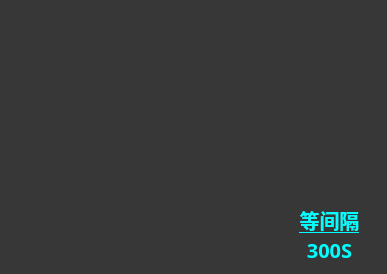
    <widget class="QFrame" name="frame_left">
     <property name="geometry">
      <rect>
       <x>-1</x>
       <y>-3</y>
       <width>387</width>
       <height>274</height>
      </rect>
     </property>
     <property name="palette">
      <palette>
       <active>
        <colorrole role="WindowText">
         <brush brushstyle="SolidPattern">
          <color alpha="255">
           <red>255</red>
           <green>255</green>
           <blue>255</blue>
          </color>
         </brush>
        </colorrole>
        <colorrole role="Button">
         <brush brushstyle="SolidPattern">
          <color alpha="255">
           <red>55</red>
           <green>55</green>
           <blue>55</blue>
          </color>
         </brush>
        </colorrole>
        <colorrole role="Light">
         <brush brushstyle="SolidPattern">
          <color alpha="255">
           <red>82</red>
           <green>82</green>
           <blue>82</blue>
          </color>
         </brush>
        </colorrole>
        <colorrole role="Midlight">
         <brush brushstyle="SolidPattern">
          <color alpha="255">
           <red>68</red>
           <green>68</green>
           <blue>68</blue>
          </color>
         </brush>
        </colorrole>
        <colorrole role="Dark">
         <brush brushstyle="SolidPattern">
          <color alpha="255">
           <red>27</red>
           <green>27</green>
           <blue>27</blue>
          </color>
         </brush>
        </colorrole>
        <colorrole role="Mid">
         <brush brushstyle="SolidPattern">
          <color alpha="255">
           <red>36</red>
           <green>36</green>
           <blue>36</blue>
          </color>
         </brush>
        </colorrole>
        <colorrole role="Text">
         <brush brushstyle="SolidPattern">
          <color alpha="255">
           <red>255</red>
           <green>255</green>
           <blue>255</blue>
          </color>
         </brush>
        </colorrole>
        <colorrole role="BrightText">
         <brush brushstyle="SolidPattern">
          <color alpha="255">
           <red>255</red>
           <green>255</green>
           <blue>255</blue>
          </color>
         </brush>
        </colorrole>
        <colorrole role="ButtonText">
         <brush brushstyle="SolidPattern">
          <color alpha="255">
           <red>255</red>
           <green>255</green>
           <blue>255</blue>
          </color>
         </brush>
        </colorrole>
        <colorrole role="Base">
         <brush brushstyle="SolidPattern">
          <color alpha="255">
           <red>0</red>
           <green>0</green>
           <blue>0</blue>
          </color>
         </brush>
        </colorrole>
        <colorrole role="Window">
         <brush brushstyle="SolidPattern">
          <color alpha="255">
           <red>55</red>
           <green>55</green>
           <blue>55</blue>
          </color>
         </brush>
        </colorrole>
        <colorrole role="Shadow">
         <brush brushstyle="SolidPattern">
          <color alpha="255">
           <red>0</red>
           <green>0</green>
           <blue>0</blue>
          </color>
         </brush>
        </colorrole>
        <colorrole role="AlternateBase">
         <brush brushstyle="SolidPattern">
          <color alpha="255">
           <red>27</red>
           <green>27</green>
           <blue>27</blue>
          </color>
         </brush>
        </colorrole>
        <colorrole role="ToolTipBase">
         <brush brushstyle="SolidPattern">
          <color alpha="255">
           <red>255</red>
           <green>255</green>
           <blue>220</blue>
          </color>
         </brush>
        </colorrole>
        <colorrole role="ToolTipText">
         <brush brushstyle="SolidPattern">
          <color alpha="255">
           <red>0</red>
           <green>0</green>
           <blue>0</blue>
          </color>
         </brush>
        </colorrole>
       </active>
       <inactive>
        <colorrole role="WindowText">
         <brush brushstyle="SolidPattern">
          <color alpha="255">
           <red>255</red>
           <green>255</green>
           <blue>255</blue>
          </color>
         </brush>
        </colorrole>
        <colorrole role="Button">
         <brush brushstyle="SolidPattern">
          <color alpha="255">
           <red>55</red>
           <green>55</green>
           <blue>55</blue>
          </color>
         </brush>
        </colorrole>
        <colorrole role="Light">
         <brush brushstyle="SolidPattern">
          <color alpha="255">
           <red>82</red>
           <green>82</green>
           <blue>82</blue>
          </color>
         </brush>
        </colorrole>
        <colorrole role="Midlight">
         <brush brushstyle="SolidPattern">
          <color alpha="255">
           <red>68</red>
           <green>68</green>
           <blue>68</blue>
          </color>
         </brush>
        </colorrole>
        <colorrole role="Dark">
         <brush brushstyle="SolidPattern">
          <color alpha="255">
           <red>27</red>
           <green>27</green>
           <blue>27</blue>
          </color>
         </brush>
        </colorrole>
        <colorrole role="Mid">
         <brush brushstyle="SolidPattern">
          <color alpha="255">
           <red>36</red>
           <green>36</green>
           <blue>36</blue>
          </color>
         </brush>
        </colorrole>
        <colorrole role="Text">
         <brush brushstyle="SolidPattern">
          <color alpha="255">
           <red>255</red>
           <green>255</green>
           <blue>255</blue>
          </color>
         </brush>
        </colorrole>
        <colorrole role="BrightText">
         <brush brushstyle="SolidPattern">
          <color alpha="255">
           <red>255</red>
           <green>255</green>
           <blue>255</blue>
          </color>
         </brush>
        </colorrole>
        <colorrole role="ButtonText">
         <brush brushstyle="SolidPattern">
          <color alpha="255">
           <red>255</red>
           <green>255</green>
           <blue>255</blue>
          </color>
         </brush>
        </colorrole>
        <colorrole role="Base">
         <brush brushstyle="SolidPattern">
          <color alpha="255">
           <red>0</red>
           <green>0</green>
           <blue>0</blue>
          </color>
         </brush>
        </colorrole>
        <colorrole role="Window">
         <brush brushstyle="SolidPattern">
          <color alpha="255">
           <red>55</red>
           <green>55</green>
           <blue>55</blue>
          </color>
         </brush>
        </colorrole>
        <colorrole role="Shadow">
         <brush brushstyle="SolidPattern">
          <color alpha="255">
           <red>0</red>
           <green>0</green>
           <blue>0</blue>
          </color>
         </brush>
        </colorrole>
        <colorrole role="AlternateBase">
         <brush brushstyle="SolidPattern">
          <color alpha="255">
           <red>27</red>
           <green>27</green>
           <blue>27</blue>
          </color>
         </brush>
        </colorrole>
        <colorrole role="ToolTipBase">
         <brush brushstyle="SolidPattern">
          <color alpha="255">
           <red>255</red>
           <green>255</green>
           <blue>220</blue>
          </color>
         </brush>
        </colorrole>
        <colorrole role="ToolTipText">
         <brush brushstyle="SolidPattern">
          <color alpha="255">
           <red>0</red>
           <green>0</green>
           <blue>0</blue>
          </color>
         </brush>
        </colorrole>
       </inactive>
       <disabled>
        <colorrole role="WindowText">
         <brush brushstyle="SolidPattern">
          <color alpha="255">
           <red>27</red>
           <green>27</green>
           <blue>27</blue>
          </color>
         </brush>
        </colorrole>
        <colorrole role="Button">
         <brush brushstyle="SolidPattern">
          <color alpha="255">
           <red>55</red>
           <green>55</green>
           <blue>55</blue>
          </color>
         </brush>
        </colorrole>
        <colorrole role="Light">
         <brush brushstyle="SolidPattern">
          <color alpha="255">
           <red>82</red>
           <green>82</green>
           <blue>82</blue>
          </color>
         </brush>
        </colorrole>
        <colorrole role="Midlight">
         <brush brushstyle="SolidPattern">
          <color alpha="255">
           <red>68</red>
           <green>68</green>
           <blue>68</blue>
          </color>
         </brush>
        </colorrole>
        <colorrole role="Dark">
         <brush brushstyle="SolidPattern">
          <color alpha="255">
           <red>27</red>
           <green>27</green>
           <blue>27</blue>
          </color>
         </brush>
        </colorrole>
        <colorrole role="Mid">
         <brush brushstyle="SolidPattern">
          <color alpha="255">
           <red>36</red>
           <green>36</green>
           <blue>36</blue>
          </color>
         </brush>
        </colorrole>
        <colorrole role="Text">
         <brush brushstyle="SolidPattern">
          <color alpha="255">
           <red>27</red>
           <green>27</green>
           <blue>27</blue>
          </color>
         </brush>
        </colorrole>
        <colorrole role="BrightText">
         <brush brushstyle="SolidPattern">
          <color alpha="255">
           <red>255</red>
           <green>255</green>
           <blue>255</blue>
          </color>
         </brush>
        </colorrole>
        <colorrole role="ButtonText">
         <brush brushstyle="SolidPattern">
          <color alpha="255">
           <red>27</red>
           <green>27</green>
           <blue>27</blue>
          </color>
         </brush>
        </colorrole>
        <colorrole role="Base">
         <brush brushstyle="SolidPattern">
          <color alpha="255">
           <red>55</red>
           <green>55</green>
           <blue>55</blue>
          </color>
         </brush>
        </colorrole>
        <colorrole role="Window">
         <brush brushstyle="SolidPattern">
          <color alpha="255">
           <red>55</red>
           <green>55</green>
           <blue>55</blue>
          </color>
         </brush>
        </colorrole>
        <colorrole role="Shadow">
         <brush brushstyle="SolidPattern">
          <color alpha="255">
           <red>0</red>
           <green>0</green>
           <blue>0</blue>
          </color>
         </brush>
        </colorrole>
        <colorrole role="AlternateBase">
         <brush brushstyle="SolidPattern">
          <color alpha="255">
           <red>55</red>
           <green>55</green>
           <blue>55</blue>
          </color>
         </brush>
        </colorrole>
        <colorrole role="ToolTipBase">
         <brush brushstyle="SolidPattern">
          <color alpha="255">
           <red>255</red>
           <green>255</green>
           <blue>220</blue>
          </color>
         </brush>
        </colorrole>
        <colorrole role="ToolTipText">
         <brush brushstyle="SolidPattern">
          <color alpha="255">
           <red>0</red>
           <green>0</green>
           <blue>0</blue>
          </color>
         </brush>
        </colorrole>
       </disabled>
      </palette>
     </property>
     <property name="autoFillBackground">
      <bool>true</bool>
     </property>
     <property name="frameShape">
      <enum>QFrame::Panel</enum>
     </property>
     <property name="frameShadow">
      <enum>QFrame::Plain</enum>
     </property>
     <property name="lineWidth">
      <number>0</number>
     </property>
     <widget class="QLabel" name="lbl_servicemode">
      <property name="geometry">
       <rect>
        <x>278</x>
        <y>210</y>
        <width>103</width>
        <height>49</height>
       </rect>
      </property>
      <property name="palette">
       <palette>
        <active>
         <colorrole role="WindowText">
          <brush brushstyle="SolidPattern">
           <color alpha="255">
            <red>0</red>
            <green>255</green>
            <blue>255</blue>
           </color>
          </brush>
         </colorrole>
        </active>
        <inactive>
         <colorrole role="WindowText">
          <brush brushstyle="SolidPattern">
           <color alpha="255">
            <red>0</red>
            <green>255</green>
            <blue>255</blue>
           </color>
          </brush>
         </colorrole>
        </inactive>
        <disabled>
         <colorrole role="WindowText">
          <brush brushstyle="SolidPattern">
           <color alpha="255">
            <red>27</red>
            <green>27</green>
            <blue>27</blue>
           </color>
          </brush>
         </colorrole>
        </disabled>
       </palette>
      </property>
      <property name="font">
       <font>
        <family>微软雅黑</family>
        <pointsize>15</pointsize>
        <weight>75</weight>
        <bold>true</bold>
        <underline>true</underline>
       </font>
      </property>
      <property name="text">
       <string>等间隔 300S</string>
      </property>
      <property name="textFormat">
       <enum>Qt::PlainText</enum>
      </property>
      <property name="scaledContents">
       <bool>true</bool>
      </property>
      <property name="alignment">
       <set>Qt::AlignCenter</set>
      </property>
      <property name="wordWrap">
       <bool>true</bool>
      </property>
     </widget>
     <widget class="QLabel" name="pic_Atpinhibi">
      <property name="geometry">
       <rect>
        <x>304</x>
        <y>80</y>
        <width>48</width>
        <height>48</height>
       </rect>
      </property>
      <property name="text">
       <string/>
      </property>
      <property name="pixmap">
       <pixmap>res/ATP_Inhi0.png</pixmap>
      </property>
      <property name="scaledContents">
       <bool>true</bool>
      </property>
      <property name="wordWrap">
       <bool>false</bool>
      </property>
     </widget>
     <widget class="QLabel" name="pic_atpwarning">
      <property name="geometry">
       <rect>
        <x>304</x>
        <y>140</y>
        <width>48</width>
        <height>48</height>
       </rect>
      </property>
      <property name="text">
       <string/>
      </property>
      <property name="pixmap">
       <pixmap>res/ATP_Warning1.png</pixmap>
      </property>
      <property name="scaledContents">
       <bool>true</bool>
      </property>
      <property name="wordWrap">
       <bool>false</bool>
      </property>
     </widget>
     <widget class="QLabel" name="pic_atpprotection">
      <property name="geometry">
       <rect>
        <x>306</x>
        <y>22</y>
        <width>48</width>
        <height>48</height>
       </rect>
      </property>
      <property name="text">
       <string/>
      </property>
      <property name="pixmap">
       <pixmap>res/Train_Ptotect0.png</pixmap>
      </property>
      <property name="scaledContents">
       <bool>true</bool>
      </property>
      <property name="wordWrap">
       <bool>false</bool>
      </property>
     </widget>
     <widget class="QWidget" name="widget_dashboard" native="true">
      <property name="geometry">
       <rect>
        <x>-2</x>
        <y>2</y>
        <width>280</width>
        <height>273</height>
       </rect>
      </property>
      <property name="autoFillBackground">
       <bool>true</bool>
      </property>
     </widget>
    </widget>
